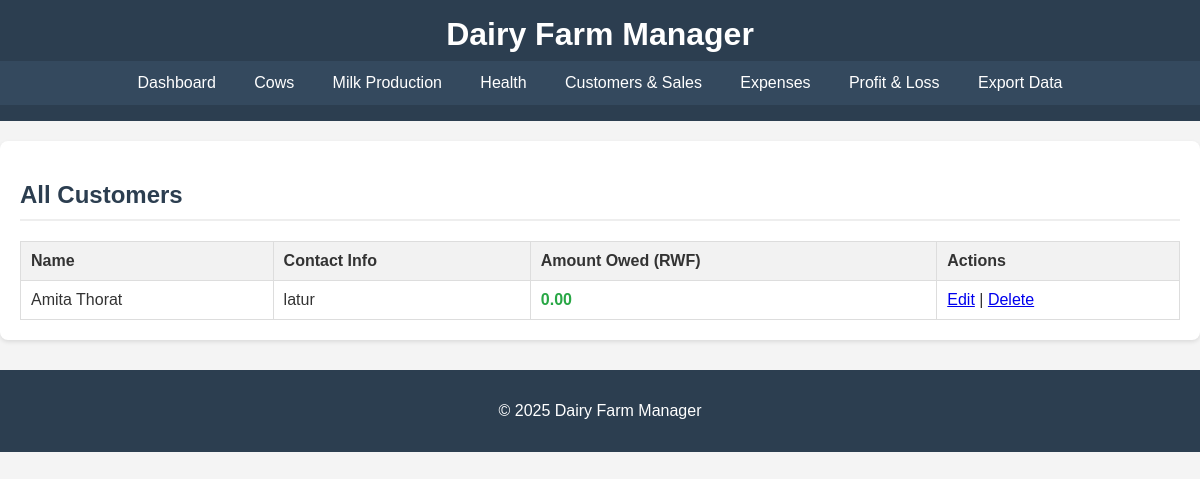
Page /customers on the committed database.
### models.py (models this page shows, shortened)
class Customer(db.Model):
    id = db.Column(db.Integer, primary_key=True)
    name = db.Column(db.String(150), nullable=False)
    contact_info = db.Column(db.Text)
    balance = db.Column(db.Float, default=0.0) # Amount owed by customer
    sales = db.relationship('Sale', backref='customer', lazy=True)
    payments = db.relationship('Payment', backref='customer', lazy=True)

### app.py (the view)
@app.route('/customers')
def view_customers():
    customers = Customer.query.order_by(Customer.name).all()
    return render_template('view_customers.html', customers=customers)

### app.py (called while the page is built)
@app.context_processor
def inject_common_variables(): # Renamed from inject_today for clarity, but old name works too
    return {
        'today': date.today(),
        'now': datetime.now # <--- ADD THIS LINE
    }

### templates/view_customers.html (shortened to what this page needs)
{% extends 'base.html' %}
{% block content %}
<h2>All Customers</h2>
{% if customers %}
    <table>
        <thead>
            <tr>
                <th>Name</th>
                <th>Contact Info</th>
                <th>Amount Owed (RWF)</th>
                <th>Actions</th>
            </tr>
        </thead>
        <tbody>
            {% for customer in customers %}
            <tr>
                <td>{{ customer.name }}</td>
                <td>{{ customer.contact_info if customer.contact_info else 'N/A' }}</td>
                <td class="{% if customer.balance > 0 %}expense-amount{% else %}income-amount{% endif %}">
                    {{ "%.2f"|format(customer.balance) }}
                </td>
                <td>
                    <a href="#">Edit</a> | <a href="#">Delete</a>
                </td>
            </tr>
            {% endfor %}
        </tbody>
    </table>
{% else %}
    <p>No customers registered yet. <a href="{{ url_for('add_customer') }}">Add one now</a>.</p>
{% endif %}
{% endblock %}

### static/css/style.css (style rules this page uses)
body { font-family: Arial, sans-serif; margin: 0; padding: 0; background-color: #f4f4f4; color: #333; }
h2, h3 { color: #2c3e50; border-bottom: 2px solid #eee; padding-bottom: 10px; margin-bottom: 20px; }
table { width: 100%; border-collapse: collapse; margin-top: 20px; }
table th, table td { border: 1px solid #ddd; padding: 10px; text-align: left; }
table th { background-color: #f2f2f2; font-weight: bold; }
.income-amount { color: #28a745; font-weight: bold; }

### rows in the picture
Customer: name "Amita Thorat", contact_info "latur", balance "0.00"
